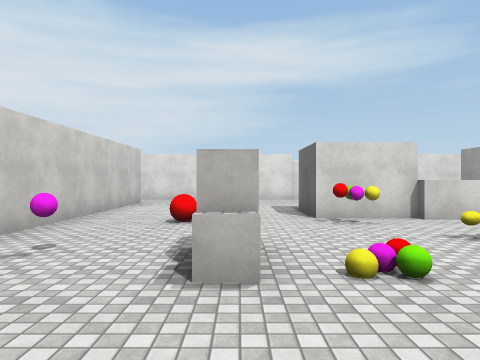
View 1 (above)

19 first-person views from a walk through a 3-D level made in the Unity game engine. The camera is 1.5 m above the floor, looks level and sees 70° across. The floor is counted in squares, 2 m on a side. Each view is taken from the middle of a square. On the plan, view 1 faces up. The plan holds only what a view shows up to about 11 squares ahead; the rest is blank. The player is left out. Surface patterns are stand-ins for the level's own textures.

View 2
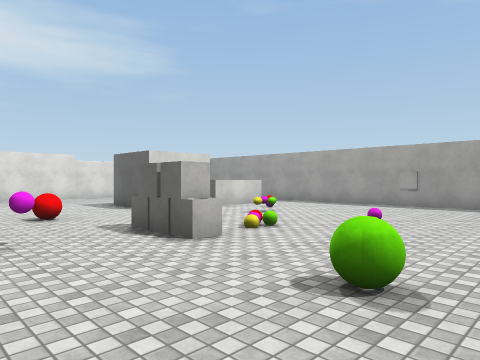

View 3
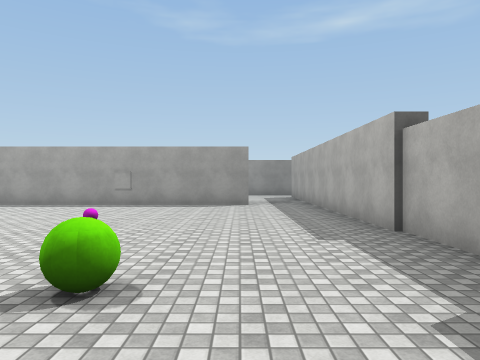

View 4
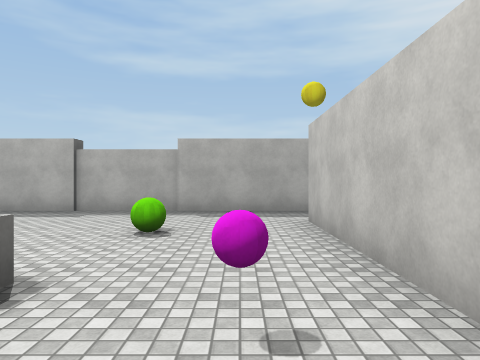

View 5
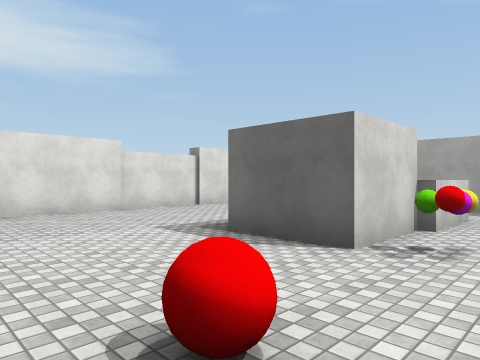

View 6
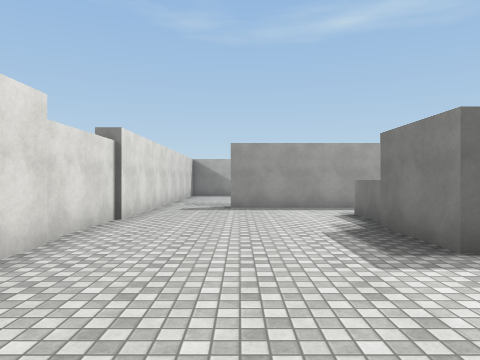

View 7
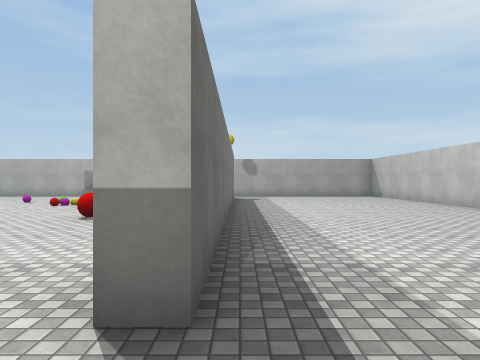

View 8
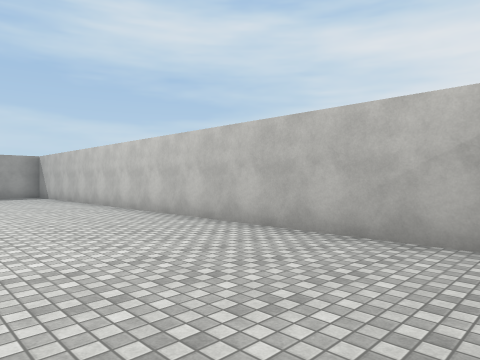

View 9
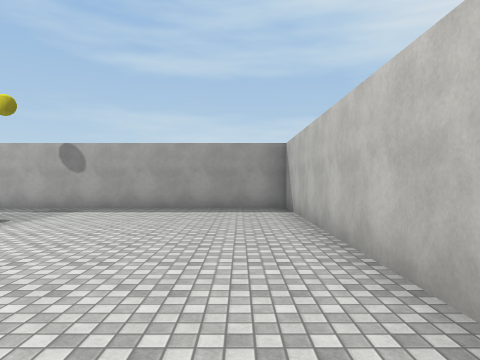

View 10
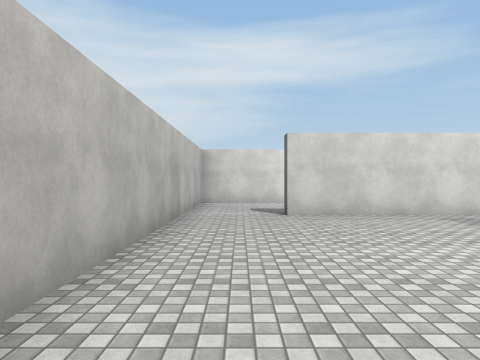

View 11
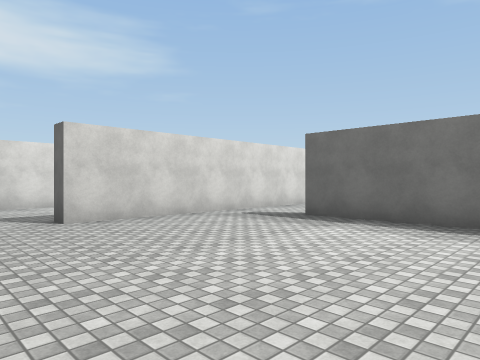

View 12
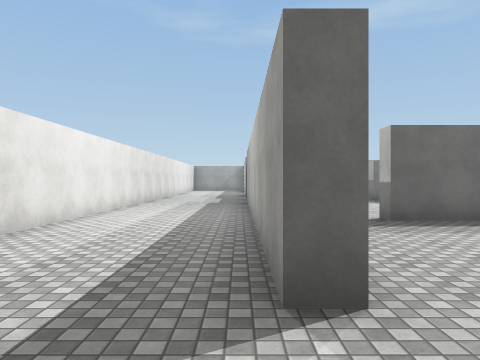

View 13
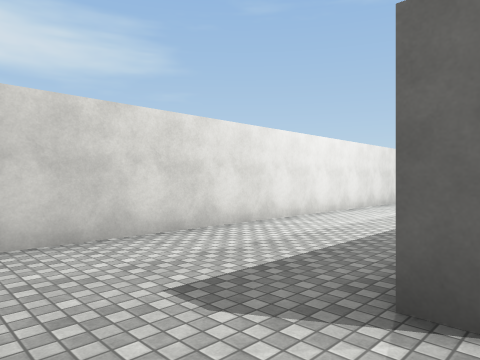

View 14
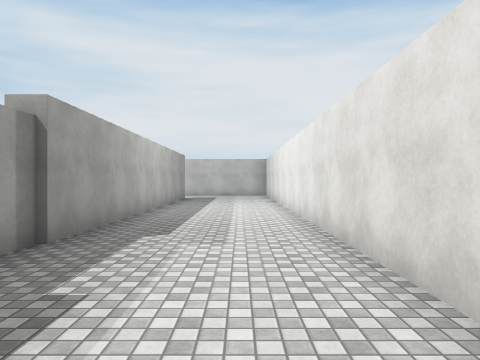

View 15
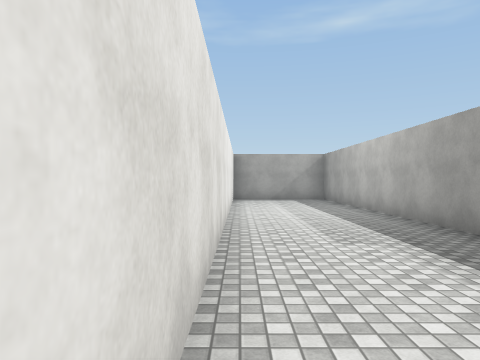

View 16
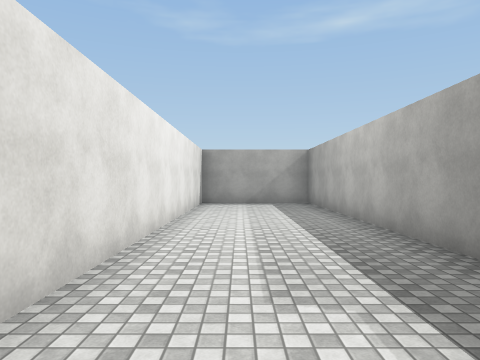

View 17
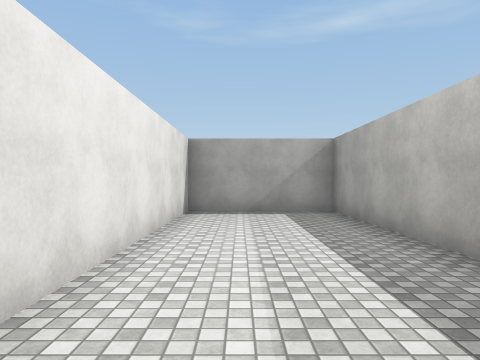

View 18
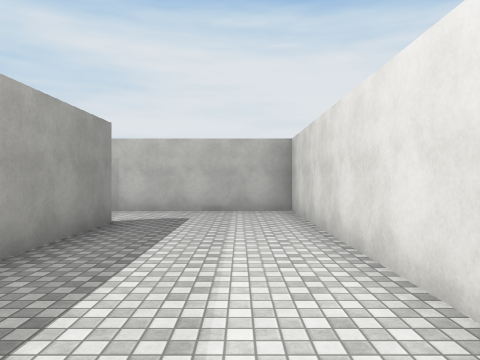

View 19
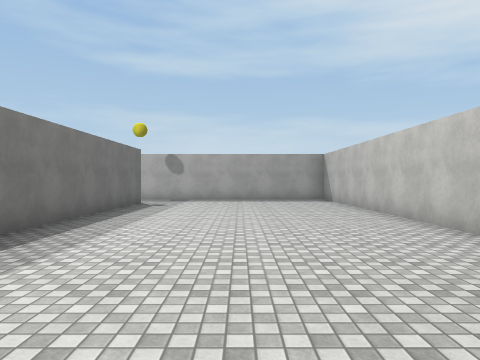

### Floor plan
Points are (right, up) in squares from view 1. A wall is a line through its corners. A room is listed if a view was taken in it or the views show most of it. See-through windows are left out.
Room 1 (views 1, 2, 3, 4, 5, 6)
walls: (3.5, 6.7) (1.5, 6.7) (1.5, 8.7) (3.5, 8.7); (4, 8.5) (5.5, 8.5); (5.5, 6.5) (3.5, 6.5); (-3.8, 11.2) (-3.3, 11.2) (-3.3, -1.2); (7.3, -1.4) (7.3, 11.2); (-3.6, -3.3) (6.5, -3.3); (6.5, 13.2) (-3.5, 13.2)
ways out: opening at (-4, -2) to room 2; opening at (-4, 12.5) to room 2; opening at (7, -2); opening at (7, 12.5)
objects: ball (-2, 4); green ball (-1, 0); red ball (-1, 6); other object (0, 3) to (0, 4); other object (1, 3); other object (2, 6); other object (3, 2); other object (3, 4); other object (4, 5)
Room 2 (views 7, 8, 9, 10, 11, 13, 19)
walls: (-3.8, -1) (-3.8, 11.2); (-3.5, 13.2) (-8, 13.2); (-10.3, 13.4) (-10.3, -3.3) (-3.6, -3.3)
ways out: opening at (-4, -2) to room 1; opening at (-4, 12.5) to room 1; opening at (-9.5, 14) to room 3
Room 3 (views 12, 14, 15, 16, 17, 18)
walls: (5.6, 13.7) (14.3, 13.7) (14.3, 17.2) (-10.3, 17.2) (-10.3, 13.4); (-8, 13.2) (-8, 13.7) (2.6, 13.7)
ways out: opening at (-9.5, 14) to room 2

Where each view was taken, in squares from view 1:
view 1: 0 up, 0 right, facing up
view 2: 1 down, 3 left, facing up-right
view 3: 1 down, 3 left, facing right
view 4: 5 up, 2 left, facing down
view 5: 5 up, 2 left, facing up-right
view 6: 11 up, 2 left, facing right
view 7: 13 up, 4 left, facing down
view 8: 13 up, 6 left, facing down-left
view 9: 6 up, 9 left, facing down
view 10: 6 up, 9 left, facing up
view 11: 7 up, 10 left, facing up-right
view 12: 14 up, 10 left, facing right
view 13: 13 up, 10 left, facing up-right
view 14: 16 up, 6 right, facing left
view 15: 17 up, 1 right, facing right
view 16: 16 up, 3 right, facing right
view 17: 16 up, 6 right, facing right
view 18: 16 up, 2 left, facing left
view 19: 10 up, 7 left, facing down
